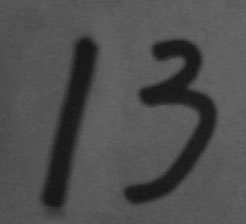
#> input picture openCVTutorial/img/handwrite.jpg, 246 x 224 px, found by its file name
$ python contours.py
#> lines starting #> are read from the running program, lines starting #| are printed output that depends on the picture; after the words box and inside, x2 and y2 are one past the last pixel; in counts of white or black regions, pixels touching at a corner belong together
import cv2
import numpy as np

def show_img(img, window_name='window_img'):
    cv2.imshow(window_name, img)
    cv2.waitKey(0)
img = cv2.imread('handwrite.jpg')
#> img is the input picture: shape (224, 246, 3); min 20, max 105, mean 78.9
# show_img(img, 'handwrite_show')
_, thresh = cv2.threshold(img, 80, 255, cv2.THRESH_BINARY_INV)
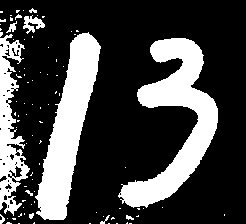
#> thresh: shape (224, 246, 3); 27.2% white; 88 white regions (76 under 20 px), largest, box (x1, y1, x2, y2) and area: (118, 38, 218, 208) 6302, (35, 32, 101, 220) 5458, (0, 34, 30, 216) 2566

show_img(thresh, 'thresh')
# contours, hierarchy = cv2.findContours(thresh, 3, 2)
